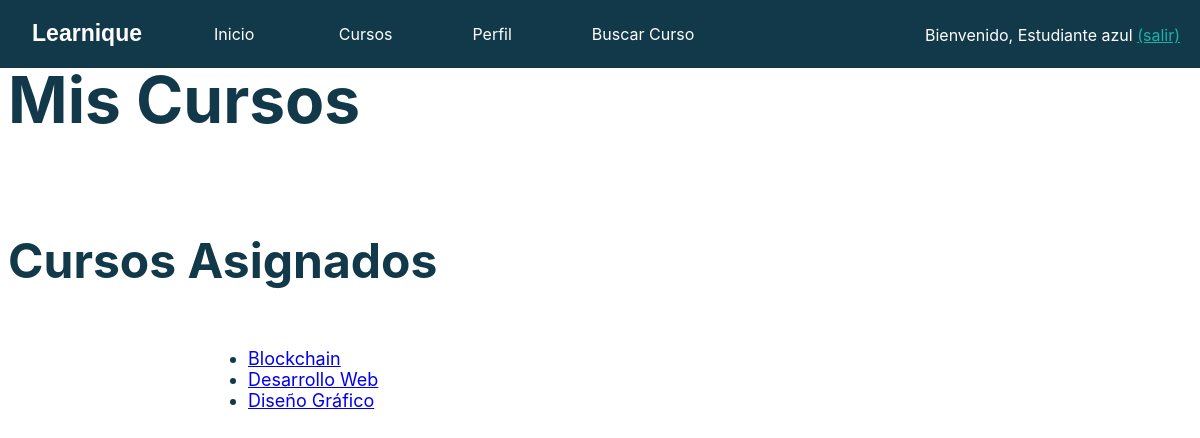
The app's page /mis_cursos.php (signed in) with its own data.
### tables this page shows
CREATE TABLE IF NOT EXISTS Curso (
    nombre_curso VARCHAR(100),
    descripcion TEXT NOT NULL,
    profesor_id INT,
    fecha_creacion TIMESTAMP NOT NULL,
    duracion VARCHAR(50) NOT NULL,
    nivel_dificultad ENUM('Principiante', 'Intermedio', 'Avanzado') NOT NULL,
    categoria VARCHAR(100) NOT NULL,
    requisitos_previos TEXT,
    precio DECIMAL(10, 2),
    estado_curso ENUM('Activo', 'Inactivo', 'En desarrollo') NOT NULL,
    PRIMARY KEY (nombre_curso),
    FOREIGN KEY (profesor_id) REFERENCES Profesor(id)
);

### includes/src/Curso.php (called while the page is built, shortened)
<?php
class Curso {
    private $nombre_curso;
    public function __construct($nombre_curso, $descripcion, $profesor_id, $duracion, $categoria, $nivel_dificultad, $precio) {
        $this->nombre_curso = $nombre_curso;
    }
    public function getNombre() {
        return $this->nombre_curso;
    }
    public static function obtenerCursosPorProfesor($profesor_id) {
        $conn = Aplicacion::getInstance()->getConexionBd();
        $query = "SELECT * FROM Curso WHERE profesor_id = ?";
        $stmt = $conn->prepare($query);
        $stmt->bind_param("i", $profesor_id);
        $stmt->execute();
        $result = $stmt->get_result();
        if ($result) {
            $cursos = [];
            while ($row = $result->fetch_assoc()) {
                $curso = new Curso($row['nombre_curso'], $row['descripcion'], $row['profesor_id'], $row['duracion'], $row['categoria'], $row['nivel_dificultad'], $row['precio']);
                $cursos[] = $curso;
            }
            return $cursos;
        }
        return [];
    }
}

### includes/src/Profesor.php (called while the page is built, shortened)
<?php
class Profesor extends Usuario {
    public static function buscaProfesorPorId($id) {
        $conn = Aplicacion::getInstance()->getConexionBd();
        $result = false;
        $query = sprintf("SELECT * FROM Profesor WHERE id = %d", $id);
        $rs = $conn->query($query);
        if ($rs && $rs->num_rows > 0) {
            $fila = $rs->fetch_assoc();
            $result = new Profesor($fila['nombre_usuario'], $fila['apellido'], $fila['email'], $fila['contrasena'],$fila['id']);
        } else {
            error_log("Error BD ({$conn->errno}): {$conn->error}");
        }
        return $result;
    }
}

### mis_cursos.php (the view, shortened to what this page needs)
<?php
$contenidoPrincipal = '<h1>Mis Cursos</h1>';
$profesorActual = es\ucm\fdi\aw\Profesor::buscaProfesorPorId($_SESSION['id']);
$cursosAsignados = es\ucm\fdi\aw\Curso::obtenerCursosPorProfesor($profesorActual->getId());
$contenidoPrincipal .= '<h2>Cursos Asignados</h2>';
$contenidoPrincipal .= '<ul>';
if (!empty($cursosAsignados)) {
    foreach ($cursosAsignados as $curso) {
        $nbcurso = htmlspecialchars($curso->getNombre(), ENT_QUOTES, 'UTF-8');
        $contenidoPrincipal .= "<li><a href='curso.php?nombre_curso={$nbcurso}'>{$nbcurso}</a></li>";
    }
} else {
    $contenidoPrincipal .= '<li>No tienes cursos asignados actualmente.</li>';
}
$contenidoPrincipal .= '</ul>';
require_once __DIR__ . '/includes/vistas/plantillas/plantilla.php';

### CSS/style.css (style rules this page uses)
html { font-family: 'Inter', Arial, sans-serif; background-color: white; padding: 0; color: #123949; }
h1 { font-size: 4em; }
h2 { font-size: 3em; }
ul { font-size: large; }
ul { margin-left: 200px; }

### records on screen
curso: nombre_curso "Blockchain"
curso: nombre_curso "Desarrollo Web"
curso: nombre_curso "Diseño Gráfico"

### other values on screen
$saludo "Estudiante"
$nombre "azul"
